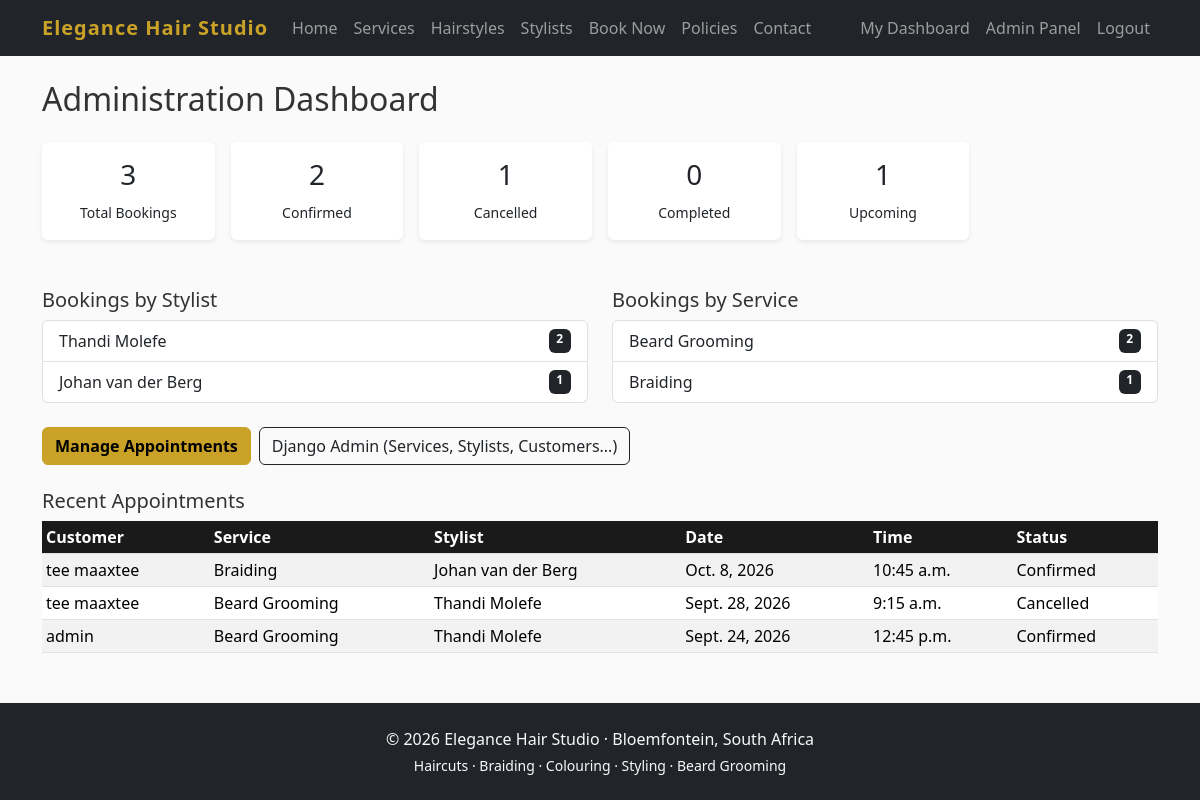
The app's page /dashboard/admin/ (signed in), older data.
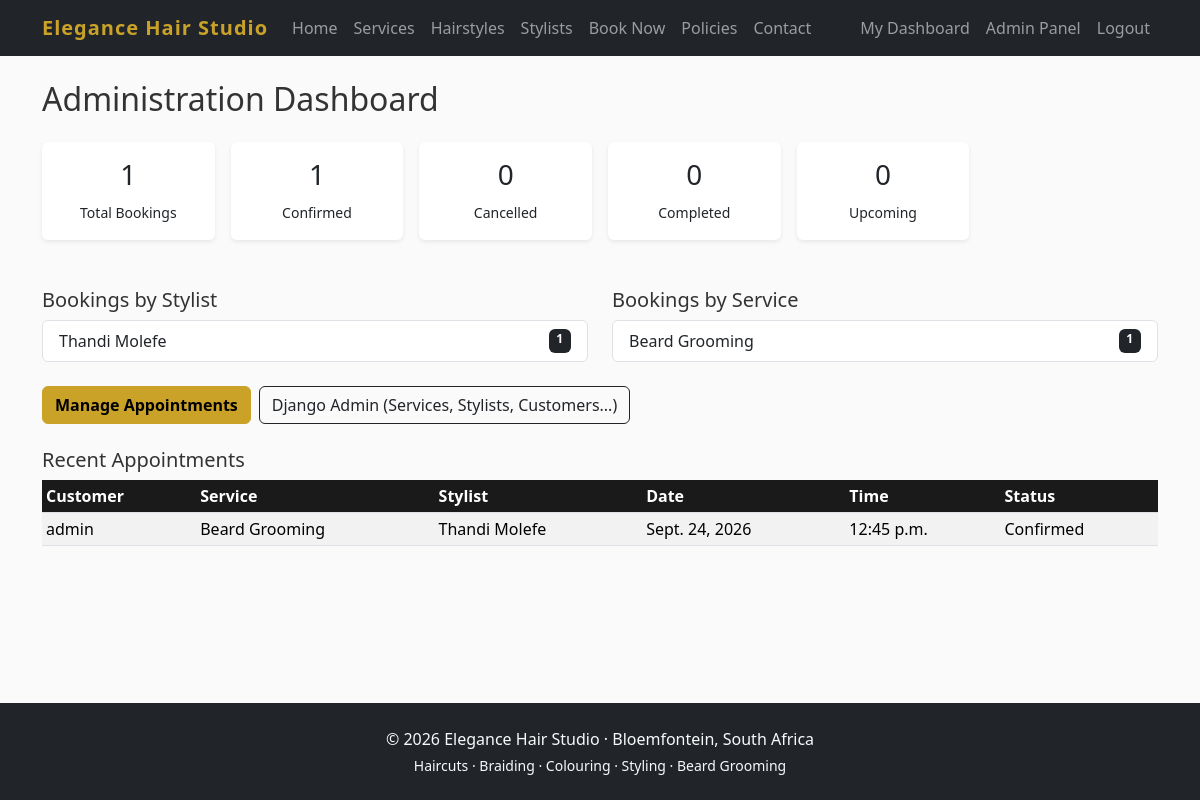
The same page, newer data.
### stylists/models.py (models this page shows, shortened)
class Stylist(models.Model):
    ROLE_CHOICES = [
        ('senior', 'Senior Stylist'),
        ('colour', 'Colour Specialist'),
        ('junior', 'Junior Stylist'),
        ('barber', 'Barber / Beard Specialist'),
    ]
    name = models.CharField(max_length=100)
    role = models.CharField(max_length=20, choices=ROLE_CHOICES, default='senior')
    bio = models.TextField(blank=True)
    is_active = models.BooleanField(default=True)
    photo = models.ImageField(upload_to='stylists/', blank=True, null=True)

### services/models.py (models this page shows, shortened)
class Service(models.Model):
    name = models.CharField(max_length=100)
    description = models.TextField(blank=True)
    price = models.DecimalField(max_digits=8, decimal_places=2)
    duration_minutes = models.PositiveIntegerField(help_text="Duration in minutes")
    is_active = models.BooleanField(default=True)
    created_at = models.DateTimeField(auto_now_add=True)
    class Meta:
        ordering = ['name']

### bookings/models.py (models this page shows, shortened)
class Appointment(models.Model):
    STATUS_CHOICES = [
        ('pending', 'Pending'),
        ('confirmed', 'Confirmed'),
        ('cancelled', 'Cancelled'),
        ('completed', 'Completed'),
    ]
    customer = models.ForeignKey(settings.AUTH_USER_MODEL, on_delete=models.CASCADE, related_name='appointments')
    service = models.ForeignKey(Service, on_delete=models.PROTECT)
    stylist = models.ForeignKey(Stylist, on_delete=models.PROTECT)
    date = models.DateField()
    start_time = models.TimeField()
    end_time = models.TimeField()
    special_requests = models.TextField(blank=True)
    status = models.CharField(max_length=20, choices=STATUS_CHOICES, default='pending')
    created_at = models.DateTimeField(auto_now_add=True)
    updated_at = models.DateTimeField(auto_now=True)
    class Meta:
        ordering = ['-date', '-start_time']
        indexes = [models.Index(fields=['stylist', 'date', 'start_time'])]

### accounts/models.py (models this page shows, shortened)
class Customer(AbstractUser):
    phone = models.CharField(max_length=20, blank=True)
    address = models.TextField(blank=True)

### dashboard/views.py (the view)
# urls.py: path('admin/', views.admin_dashboard, name='admin'),
@login_required
@user_passes_test(is_staff)
def admin_dashboard(request):
    total = Appointment.objects.count()
    confirmed = Appointment.objects.filter(status='confirmed').count()
    cancelled = Appointment.objects.filter(status='cancelled').count()
    completed = Appointment.objects.filter(status='completed').count()
    upcoming = Appointment.objects.filter(
        date__gte=date.today(),
        status__in=['pending', 'confirmed']
    ).count()
    by_stylist = list(Appointment.objects.values('stylist__name').annotate(count=Count('id')).order_by('-count'))
    by_service = list(Appointment.objects.values('service__name').annotate(count=Count('id')).order_by('-count'))
    recent = Appointment.objects.select_related('customer', 'service', 'stylist')[:15]
    return render(request, 'dashboard/admin_home.html', {
        'total': total,
        'confirmed': confirmed,
        'cancelled': cancelled,
        'completed': completed,
        'upcoming': upcoming,
        'by_stylist': by_stylist,
        'by_service': by_service,
        'recent': recent,
    })

### dashboard/views.py (called while the page is built)
def is_staff(user):
    return user.is_staff

### templates/dashboard/admin_home.html (shortened to what this page needs)
{% extends 'base.html' %}
{% block content %}
<h2 class="mb-4">Administration Dashboard</h2>
<div class="row g-3 mb-5">
    <div class="col-md-2"><div class="card text-center shadow-sm"><div class="card-body"><h3>{{ total }}</h3><small>Total Bookings</small></div></div></div>
    <div class="col-md-2"><div class="card text-center shadow-sm"><div class="card-body"><h3>{{ confirmed }}</h3><small>Confirmed</small></div></div></div>
    <div class="col-md-2"><div class="card text-center shadow-sm"><div class="card-body"><h3>{{ cancelled }}</h3><small>Cancelled</small></div></div></div>
    <div class="col-md-2"><div class="card text-center shadow-sm"><div class="card-body"><h3>{{ completed }}</h3><small>Completed</small></div></div></div>
    <div class="col-md-2"><div class="card text-center shadow-sm"><div class="card-body"><h3>{{ upcoming }}</h3><small>Upcoming</small></div></div></div>
</div>
<div class="row mb-4">
    <div class="col-md-6">
        <h5>Bookings by Stylist</h5>
        <ul class="list-group">
            {% for item in by_stylist %}
                <li class="list-group-item d-flex justify-content-between">{{ item.stylist__name }} <span class="badge bg-dark">{{ item.count }}</span></li>
            {% empty %}<li class="list-group-item">No data</li>{% endfor %}
        </ul>
    </div>
    <div class="col-md-6">
        <h5>Bookings by Service</h5>
        <ul class="list-group">
            {% for item in by_service %}
                <li class="list-group-item d-flex justify-content-between">{{ item.service__name }} <span class="badge bg-dark">{{ item.count }}</span></li>
            {% empty %}<li class="list-group-item">No data</li>{% endfor %}
        </ul>
    </div>
</div>
<div class="d-flex gap-2 mb-4">
    <a href="{% url 'dashboard:manage_appointments' %}" class="btn btn-warning">Manage Appointments</a>
    <a href="/admin/" class="btn btn-outline-dark">Django Admin (Services, Stylists, Customers...)</a>
</div>
<h5>Recent Appointments</h5>
<div class="table-responsive">
    <table class="table table-sm table-striped">
        <thead><tr><th>Customer</th><th>Service</th><th>Stylist</th><th>Date</th><th>Time</th><th>Status</th></tr></thead>
        <tbody>
            {% for a in recent %}
            <tr>
                <td>{{ a.customer.get_full_name|default:a.customer.username }}</td>
                <td>{{ a.service.name }}</td>
                <td>{{ a.stylist.name }}</td>
                <td>{{ a.date }}</td>
                <td>{{ a.start_time }}</td>
                <td>{{ a.get_status_display }}</td>
            </tr>
            {% endfor %}
        </tbody>
    </table>
</div>
{% endblock %}

Row changes from the older to the newer data that the page shows:
no longer on this page (row unchanged): Stylist: stylist__name "Johan van der Berg", count "1"
no longer on this page (row unchanged): Service: service__name "Braiding", count "1"
removed Appointment: customer.get_full_name "tee maaxtee", service.name "Braiding", stylist.name "Johan van der Berg", date "Oct. 8, 2026", start_time "10:45 a.m.", status "Confirmed"
removed Appointment: customer.get_full_name "tee maaxtee", service.name "Beard Grooming", stylist.name "Thandi Molefe", date "Sept. 28, 2026", start_time "9:15 a.m.", status "Cancelled"
computed for Stylist "Thandi Molefe": count "2" → "1"
computed for Service "Beard Grooming": count "2" → "1"
Text that changed along with them:
{{ total }}: "3" → "1"
{{ confirmed }}: "2" → "1"
{{ cancelled }}: "1" → "0"
{{ upcoming }}: "1" → "0"
